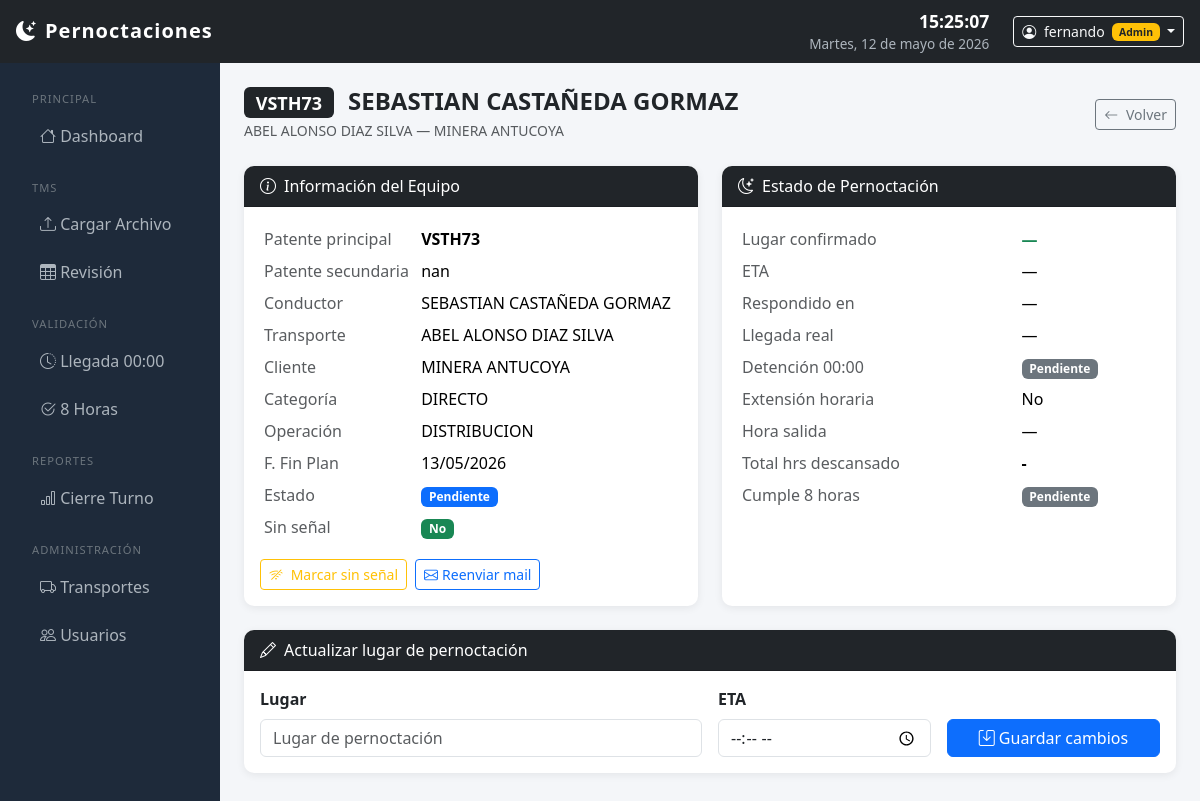
Page /validacion/detalle/68/ (signed in) on the committed database.
### core/models.py (models this page shows, shortened)
class Pernoctacion(models.Model):
    ESTADO_CHOICES = [
        ('PENDIENTE', 'Pendiente'),
        ('CONFIRMADO', 'Confirmado por Transporte'),
        ('VALIDADO_1', 'Validado Turno Noche'),
        ('VALIDADO_2', 'Validado 8 Horas'),
        ('CERRADO', 'Cerrado'),
    ]
    carga = models.ForeignKey(CargaTMS, on_delete=models.CASCADE, null=True)
    id_pedido = models.CharField(max_length=50)
    id_viaje = models.CharField(max_length=50)
    cliente = models.CharField(max_length=200)
    transporte = models.ForeignKey(Transporte, on_delete=models.SET_NULL, null=True, blank=True)
    transporte_nombre = models.CharField(max_length=200)  # tal como viene del TMS
    patente = models.CharField(max_length=20)
    patente_secundaria = models.CharField(max_length=20, blank=True)
    conductor = models.CharField(max_length=200)
    fecha_inicio_plan = models.DateTimeField(null=True, blank=True)
    fecha_fin_plan = models.DateField(null=True, blank=True)
    fecha_plan_descarga = models.DateField(null=True, blank=True)
    direccion_descarga = models.CharField(max_length=300, blank=True)
    operacion = models.CharField(max_length=100, blank=True)
    categoria = models.CharField(max_length=100, blank=True)
    token = models.UUIDField(default=uuid.uuid4, unique=True, editable=False)
    mail_enviado = models.BooleanField(default=False)
    mail_enviado_en = models.DateTimeField(null=True, blank=True)
    lugar_pernoctacion = models.CharField(max_length=300, blank=True)
    hora_eta = models.TimeField(null=True, blank=True)
    respondido_en = models.DateTimeField(null=True, blank=True)
    hora_llegada_real = models.DateTimeField(null=True, blank=True)
    cumple_00h = models.BooleanField(null=True, blank=True)
    extension_horaria = models.BooleanField(default=False)
    observaciones_primera = models.TextField(blank=True)
    validado_primera_por = models.ForeignKey(
        User, on_delete=models.SET_NULL, null=True, blank=True,
        related_name='validaciones_primera'
    )
    hora_salida = models.DateTimeField(null=True, blank=True)
    cumple_8h = models.BooleanField(null=True, blank=True)
    horas_totales = models.DurationField(null=True, blank=True)
    observaciones_segunda = models.TextField(blank=True)
    validado_segunda_por = models.ForeignKey(
        User, on_delete=models.SET_NULL, null=True, blank=True,
        related_name='validaciones_segunda'
    )
    sin_senal = models.BooleanField(default=False)
    estado = models.CharField(max_length=20, choices=ESTADO_CHOICES, default='PENDIENTE')
    fecha_registro = models.DateField(auto_now_add=True)
    creado_en = models.DateTimeField(auto_now_add=True)
    actualizado_en = models.DateTimeField(auto_now=True)
    def horas_totales_display(self):
        if self.horas_totales:
            total = int(self.horas_totales.total_seconds())
            h = total // 3600
            m = (total % 3600) // 60
            return f"{h}h {m}min"
        return "-"
    class Meta:
        verbose_name = 'Pernoctación'
        verbose_name_plural = 'Pernoctaciones'
        ordering = ['-fecha_registro', 'transporte_nombre']

### validacion/views.py (the view, shortened to what this page needs)
# urls.py: path('detalle/<int:pk>/', views.validacion_detalle, name='validacion_detalle'),
@login_required
def validacion_detalle(request, pk):
    pernoctacion = get_object_or_404(Pernoctacion, pk=pk)
    hoy = timezone.localdate()
    context = {'p': pernoctacion, 'hoy': hoy}
    return render(request, 'validacion/detalle.html', context)

### templates/validacion/detalle.html (shortened to what this page needs)
{% extends 'base.html' %}
{% block content %}
<div class="d-flex justify-content-between align-items-center mb-4">
    <div>
        <h4 class="mb-0 fw-bold">
            <span class="badge bg-dark me-2">{{ p.patente }}</span>
            {{ p.conductor }}
        </h4>
        <small class="text-muted">{{ p.transporte_nombre }} — {{ p.cliente }}</small>
    </div>
    <a href="{% url 'dashboard' %}" class="btn btn-outline-secondary btn-sm">
        <i class="bi bi-arrow-left me-1"></i> Volver
    </a>
</div>
<div class="row g-4">
    <div class="col-md-6">
        <div class="card h-100">
            <div class="card-header bg-dark text-white">
                <i class="bi bi-info-circle me-2"></i>Información del Equipo
            </div>
            <div class="card-body">
                <table class="table table-sm table-borderless">
                    <tr><td class="text-muted">Patente principal</td><td><strong>{{ p.patente }}</strong></td></tr>
                    {% if p.patente_secundaria %}
                    <tr><td class="text-muted">Patente secundaria</td><td>{{ p.patente_secundaria }}</td></tr>
                    {% endif %}
                    <tr><td class="text-muted">Conductor</td><td>{{ p.conductor }}</td></tr>
                    <tr><td class="text-muted">Transporte</td><td>{{ p.transporte_nombre }}</td></tr>
                    <tr><td class="text-muted">Cliente</td><td>{{ p.cliente }}</td></tr>
                    <tr><td class="text-muted">Categoría</td><td>{{ p.categoria }}</td></tr>
                    <tr><td class="text-muted">Operación</td><td>{{ p.operacion }}</td></tr>
                    <tr><td class="text-muted">F. Fin Plan</td><td>{{ p.fecha_fin_plan|date:"d/m/Y"|default:"—" }}</td></tr>
                    <tr><td class="text-muted">Estado</td>
                        <td><span class="badge bg-primary">{{ p.get_estado_display }}</span></td></tr>
                    <tr><td class="text-muted">Sin señal</td>
                        <td>
                            {% if p.sin_senal %}
                            <span class="badge bg-warning text-dark"><i class="bi bi-wifi-off"></i> Sí</span>
                            {% else %}
                            <span class="badge bg-success">No</span>
                            {% endif %}
                        </td>
                    </tr>
                </table>
                <div class="d-flex gap-2 mt-2">
                    <form method="post">
                        <button type="submit" class="btn btn-sm btn-outline-warning">
                            <i class="bi bi-wifi-off me-1"></i>
                            {% if p.sin_senal %}Quitar sin señal{% else %}Marcar sin señal{% endif %}
                        </button>
                    </form>
                    <a href="{% url 'notificaciones_reenviar' p.id %}" class="btn btn-sm btn-outline-primary">
                        <i class="bi bi-envelope me-1"></i>Reenviar mail
                    </a>
                </div>
            </div>
        </div>
    </div>
    <div class="col-md-6">
        <div class="card h-100">
            <div class="card-header bg-dark text-white">
                <i class="bi bi-moon-stars me-2"></i>Estado de Pernoctación
            </div>
            <div class="card-body">
                <table class="table table-sm table-borderless">
                    <tr><td class="text-muted">Lugar confirmado</td>
                        <td><strong class="text-success">{{ p.lugar_pernoctacion|default:"—" }}</strong></td></tr>
                    <tr><td class="text-muted">ETA</td>
                        <td>{% if p.hora_eta %}{{ p.hora_eta|time:"H:i" }} hrs{% else %}—{% endif %}</td></tr>
                    <tr><td class="text-muted">Respondido en</td>
                        <td>{% if p.respondido_en %}{{ p.respondido_en|date:"d/m H:i" }}{% else %}—{% endif %}</td></tr>
                    <tr><td class="text-muted">Llegada real</td>
                        <td>{% if p.hora_llegada_real %}{{ p.hora_llegada_real|date:"H:i" }} hrs{% else %}—{% endif %}</td></tr>
                    <tr><td class="text-muted">Detención 00:00</td>
                        <td>
                            {% if p.cumple_00h is None %}<span class="badge bg-secondary">Pendiente</span>
                            {% elif p.cumple_00h %}<span class="badge badge-cumple">CUMPLE</span>
                            {% else %}<span class="badge badge-no-cumple">NO CUMPLE</span>{% endif %}
                        </td>
                    </tr>
                    <tr><td class="text-muted">Extensión horaria</td>
                        <td>{% if p.extension_horaria %}<span class="badge bg-info text-dark">Sí</span>
                            {% else %}No{% endif %}</td></tr>
                    <tr><td class="text-muted">Hora salida</td>
                        <td>{% if p.hora_salida %}{{ p.hora_salida|date:"H:i" }} hrs{% else %}—{% endif %}</td></tr>
                    <tr><td class="text-muted">Total hrs descansado</td>
                        <td><strong>{{ p.horas_totales_display }}</strong></td></tr>
                    <tr><td class="text-muted">Cumple 8 horas</td>
                        <td>
                            {% if p.cumple_8h is None %}<span class="badge bg-secondary">Pendiente</span>
                            {% elif p.cumple_8h %}<span class="badge badge-cumple">CUMPLE</span>
                            {% else %}<span class="badge badge-no-cumple">NO CUMPLE</span>{% endif %}
                        </td>
                    </tr>
                </table>
            </div>
        </div>
    </div>
    <div class="col-12">
        <div class="card">
            <div class="card-header bg-dark text-white">
                <i class="bi bi-pencil me-2"></i>Actualizar lugar de pernoctación
            </div>
            <div class="card-body">
                <form method="post" class="row g-3">
                    <div class="col-md-6">
                        <label class="form-label fw-semibold">Lugar</label>
                        <input type="text" name="lugar" class="form-control"
                               value="{{ p.lugar_pernoctacion }}"
                               placeholder="Lugar de pernoctación">
                    </div>
                    <div class="col-md-3">
                        <label class="form-label fw-semibold">ETA</label>
                        <input type="time" name="hora_eta" class="form-control"
                               value="{% if p.hora_eta %}{{ p.hora_eta|time:'H:i' }}{% endif %}">
                    </div>
                    <div class="col-md-3 d-flex align-items-end">
                        <button type="submit" class="btn btn-primary w-100">
                            <i class="bi bi-save me-1"></i>Guardar cambios
                        </button>
                    </div>
                </form>
            </div>
        </div>
    </div>
</div>
{% endblock %}

### templates/base.html (shortened to what this page needs)
<!DOCTYPE html>
<html lang="es">
<head>
    <link href="https://cdn.jsdelivr.net/npm/bootstrap@5.3.3/dist/css/bootstrap.min.css" rel="stylesheet">
    <link href="https://cdn.jsdelivr.net/npm/bootstrap-icons@1.11.3/font/bootstrap-icons.css" rel="stylesheet">
    <link href="https://cdn.datatables.net/1.13.8/css/dataTables.bootstrap5.min.css" rel="stylesheet">
</head>
<body>
{% if user.is_authenticated %}
<nav class="navbar navbar-dark bg-dark px-3 py-2">
    <a class="navbar-brand" href="{% url 'dashboard' %}">
        <i class="bi bi-moon-stars-fill me-2"></i>Pernoctaciones
    </a>
    <div class="d-flex align-items-center gap-4">
        <div class="text-end">
            <div id="reloj">--:--:--</div>
            <div id="fecha-display">cargando...</div>
        </div>
        <div class="dropdown">
            <button class="btn btn-outline-light btn-sm dropdown-toggle" data-bs-toggle="dropdown">
                <i class="bi bi-person-circle me-1"></i>
                {{ user.get_full_name|default:user.username }}
                {% if user.is_staff %}
                <span class="badge bg-warning text-dark ms-1" style="font-size:.65rem">Admin</span>
                {% endif %}
            </button>
        </div>
    </div>
</nav>
<div class="container-fluid">
    <div class="row">
        <div class="col-auto sidebar py-3" style="width:220px;">
            <nav class="nav flex-column">
                <span class="section-title">Principal</span>
                <a href="{% url 'dashboard' %}" class="nav-link {% if request.resolver_match.url_name == 'dashboard' %}active{% endif %}">
                    <i class="bi bi-house"></i> Dashboard
                </a>
                <span class="section-title mt-2">TMS</span>
                <a href="{% url 'tms_cargar' %}" class="nav-link {% if 'tms' in request.path %}active{% endif %}">
                    <i class="bi bi-upload"></i> Cargar Archivo
                </a>
                <a href="{% url 'tms_revision' %}" class="nav-link">
                    <i class="bi bi-table"></i> Revisión
                </a>
                <span class="section-title mt-2">Validación</span>
                <a href="{% url 'validacion_primera' %}" class="nav-link {% if 'primera' in request.path %}active{% endif %}">
                    <i class="bi bi-clock-history"></i> Llegada 00:00
                </a>
                <a href="{% url 'validacion_ocho' %}" class="nav-link {% if 'ocho' in request.path %}active{% endif %}">
                    <i class="bi bi-check2-circle"></i> 8 Horas
                </a>
                <span class="section-title mt-2">Reportes</span>
                <a href="{% url 'reporte_cierre' %}" class="nav-link {% if 'reporte' in request.path %}active{% endif %}">
                    <i class="bi bi-bar-chart"></i> Cierre Turno
                </a>
                {% if user.is_staff %}
                <span class="section-title mt-2">Administración</span>
                <a href="/admin/core/transporte/" class="nav-link">
                    <i class="bi bi-truck"></i> Transportes
                </a>
                <a href="/admin/auth/user/" class="nav-link">
                    <i class="bi bi-people"></i> Usuarios
                </a>
                {% endif %}
            </nav>
        </div>
        <div class="col py-4 px-4">
{% else %}
<div class="container mt-5">
{% endif %}
            {% block content %}
            {% endblock %}
{% if user.is_authenticated %}
        </div>
    </div>
</div>
{% else %}
</div>
{% endif %}
</body>
</html>

### templates/base.html (style rules this page uses)
body { background-color: #f4f6f9; }
.navbar-brand { font-weight: 700; letter-spacing: 1px; }
.sidebar { min-height: calc(100vh - 56px); background: #1e2a3a; }
.sidebar .nav-link { color: #adb5bd; padding: 10px 20px; border-radius: 6px; margin: 2px 8px; }
.sidebar .nav-link i { width: 22px; }
.sidebar .section-title { color: #6c757d; font-size: 0.7rem; text-transform: uppercase; letter-spacing: 1px; padding: 12px 20px 4px; }
.card { border: none; box-shadow: 0 2px 8px rgba(0,0,0,.07); border-radius: 10px; }
.card-header { border-radius: 10px 10px 0 0 !important; }
#reloj { font-size: 1.1rem; font-weight: 600; color: #fff; }
#fecha-display { font-size: 0.85rem; color: #adb5bd; }

### rows in the picture
Pernoctacion: patente "VSTH73", conductor "SEBASTIAN CASTAÑEDA GORMAZ", transporte_nombre "ABEL ALONSO DIAZ SILVA", cliente "MINERA ANTUCOYA", patente_secundaria "nan", categoria "DIRECTO", operacion "DISTRIBUCION", fecha_fin_plan "13/05/2026", estado "Pendiente", lugar_pernoctacion "—", horas_totales_display "-"

### other values in the picture
{{ user.get_full_name|default:user.username }} "fernando"
